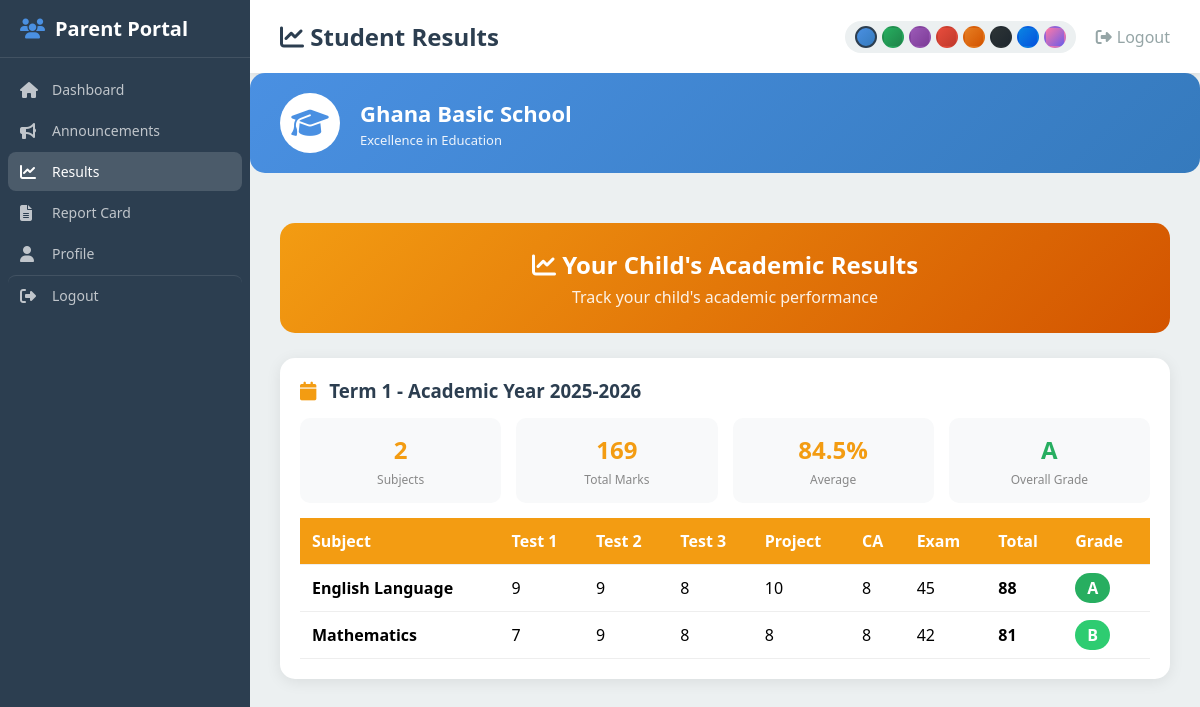
Page /parent/results.php (signed in) on the committed database.
### tables this page shows
CREATE TABLE student_assessments (
    id INT AUTO_INCREMENT PRIMARY KEY,
    student_id INT NOT NULL,
    class_id INT NOT NULL,
    subject_id INT NOT NULL,
    term VARCHAR(20) DEFAULT 'Term 1',
    academic_year VARCHAR(20) DEFAULT '2025-2026',
    test1 DECIMAL(5,2) DEFAULT 0,
    test2 DECIMAL(5,2) DEFAULT 0,
    test3 DECIMAL(5,2) DEFAULT 0,
    project DECIMAL(5,2) DEFAULT 0,
    class_assessment DECIMAL(5,2) DEFAULT 0,
    exam DECIMAL(5,2) DEFAULT 0,
    grade VARCHAR(2),
    remarks VARCHAR(50),
    created_at TIMESTAMP DEFAULT CURRENT_TIMESTAMP,
    INDEX idx_student_id (student_id),
    INDEX idx_class_id (class_id),
    INDEX idx_subject_id (subject_id),
    INDEX idx_term (term),
    INDEX idx_academic_year (academic_year),
    INDEX idx_student_term_year (student_id, term, academic_year),
    UNIQUE KEY unique_assessment (student_id, subject_id, term, academic_year)
);

CREATE TABLE subjects (
    id INT AUTO_INCREMENT PRIMARY KEY,
    subject_name VARCHAR(100) NOT NULL,
    category VARCHAR(20) DEFAULT 'core',
    level VARCHAR(20) DEFAULT 'all',
    created_at TIMESTAMP DEFAULT CURRENT_TIMESTAMP,
    INDEX idx_category (category),
    INDEX idx_level (level)
);

### parent/results.php (the view, shortened to what this page needs)
<?php
require_once '../config/database.php';
$studentId = $_SESSION['parent_student_id'];
$settings = [];
$stmt = $pdo->query("SELECT * FROM school_settings");
while ($row = $stmt->fetch()) {
    $settings[$row['setting_key']] = $row['setting_value'];
}
$schoolName = $settings['school_name'] ?? 'School Management System';
$schoolLogo = $settings['school_logo'] ?? '';
$results = [];
if ($studentId) {
    $stmt = $pdo->prepare("SELECT a.*, sub.subject_name FROM student_assessments a
        LEFT JOIN subjects sub ON a.subject_id = sub.id
        WHERE a.student_id = ? ORDER BY a.term, sub.subject_name");
    $stmt->execute([$studentId]);
    $results = $stmt->fetchAll();
}
$terms = array_unique(array_column($results, 'term'));
?>
<!DOCTYPE html>
<html lang="en">
<head>
    <link rel="stylesheet" href="https://cdnjs.cloudflare.com/ajax/libs/font-awesome/6.4.0/css/all.min.css">
    <link rel="stylesheet" href="../assets/css/styles.css">
</head>
<body>
    <nav class="sidebar">
        <div class="sidebar-brand"><i class="fas fa-users"></i> Parent Portal</div>
        <ul class="sidebar-menu">
            <li><a href="index.php"><i class="fas fa-home"></i> Dashboard</a></li>
            <li><a href="announcements.php"><i class="fas fa-bullhorn"></i> Announcements</a></li>
            <li><a href="results.php" class="active"><i class="fas fa-chart-line"></i> Results</a></li>
            <li><a href="reportcard.php"><i class="fas fa-file-alt"></i> Report Card</a></li>
            <li><a href="profile.php"><i class="fas fa-user"></i> Profile</a></li>
            <li><a href="../logout.php" class="logout-link"><i class="fas fa-sign-out-alt"></i> Logout</a></li>
        </ul>
    </nav>
    <main class="main-content">
        <div class="header">
            <h1><i class="fas fa-chart-line"></i> Student Results</h1>
            <div class="header-right">
                <div class="theme-switcher">
                    <button class="theme-btn" data-theme="blue" title="Blue"></button>
                    <button class="theme-btn" data-theme="green" title="Green"></button>
                    <button class="theme-btn" data-theme="purple" title="Purple"></button>
                    <button class="theme-btn" data-theme="red" title="Red"></button>
                    <button class="theme-btn" data-theme="orange" title="Orange"></button>
                    <button class="theme-btn" data-theme="dark" title="Dark"></button>
                    <button class="theme-btn" data-theme="ocean" title="Ocean"></button>
                    <button class="theme-btn" data-theme="sunset" title="Sunset"></button>
                </div>
                <a href="../logout.php"><i class="fas fa-sign-out-alt"></i> Logout</a>
            </div>
        </div>
        <div class="school-header">
            <div class="school-logo">
                <?php if ($schoolLogo && file_exists('../assets/images/' . $schoolLogo)): ?>
                    <img src="../assets/images/<?php echo $schoolLogo; ?>" alt="School Logo">
                <?php else: ?>
                    <i class="fas fa-graduation-cap"></i>
                <?php endif; ?>
            </div>
            <div class="school-info">
                <h1><?php echo htmlspecialchars($schoolName); ?></h1>
                <p><?php echo htmlspecialchars($settings['school_tagline'] ?? ''); ?></p>
            </div>
        </div>
        <div class="content">
            <div class="portal-header" style="display: block; text-align: center;">
                <h2 style="margin: 0;"><i class="fas fa-chart-line"></i> Your Child's Academic Results</h2>
                <p style="margin: 5px 0 0 0; opacity: 0.9;">Track your child's academic performance</p>
            </div>
            <?php if (empty($results)): ?>
            <div class="result-card" style="text-align: center;">
                <p style="color: #999;">No results available yet. Scores will appear here once entered by teachers.</p>
            </div>
            <?php else: ?>
                <?php foreach ($terms as $term):
                    $termResults = array_filter($results, fn($r) => $r['term'] == $term);
                    $totalMarks = 0;
                    $count = count($termResults);
                    foreach ($termResults as $r) {
                        $totalMarks += ($r['test1'] ?? 0) + ($r['test2'] ?? 0) + ($r['test3'] ?? 0) + ($r['project'] ?? 0) + ($r['class_assessment'] ?? 0) + ($r['exam'] ?? 0);
                    }
                    $average = $count > 0 ? $totalMarks / $count : 0;
                ?>
                <div class="result-card">
                    <h3><i class="fas fa-calendar"></i> <?php echo htmlspecialchars($term); ?> - Academic Year <?php echo htmlspecialchars($termResults[0]['academic_year'] ?? '2025-2026'); ?></h3>
                    <div class="term-summary">
                        <div class="summary-item">
                            <h4><?php echo $count; ?></h4>
                            <p>Subjects</p>
                        </div>
                        <div class="summary-item">
                            <h4><?php echo number_format($totalMarks, 0); ?></h4>
                            <p>Total Marks</p>
                        </div>
                        <div class="summary-item">
                            <h4><?php echo number_format($average, 1); ?>%</h4>
                            <p>Average</p>
                        </div>
                        <div class="summary-item">
                            <h4 style="color: <?php echo $average >= 60 ? '#27ae60' : '#e74c3c'; ?>">
                                <?php echo $average >= 80 ? 'A' : ($average >= 70 ? 'B' : ($average >= 60 ? 'C' : ($average >= 50 ? 'D' : 'F'))); ?>
                            </h4>
                            <p>Overall Grade</p>
                        </div>
                    </div>
                    <table class="result-table" style="margin-top: 15px;">
                        <thead>
                            <tr>
                                <th>Subject</th>
                                <th>Test 1</th>
                                <th>Test 2</th>
                                <th>Test 3</th>
                                <th>Project</th>
                                <th>CA</th>
                                <th>Exam</th>
                                <th>Total</th>
                                <th>Grade</th>
                            </tr>
                        </thead>
                        <tbody>
                            <?php foreach ($termResults as $r):
                                $total = ($r['test1'] ?? 0) + ($r['test2'] ?? 0) + ($r['test3'] ?? 0) + ($r['project'] ?? 0) + ($r['class_assessment'] ?? 0) + ($r['exam'] ?? 0);
                                $grade = $r['grade'] ?? '';
                            ?>
                            <tr>
                                <td><strong><?php echo htmlspecialchars($r['subject_name']); ?></strong></td>
                                <td><?php echo $r['test1'] !== null ? number_format($r['test1'], 0) : '-'; ?></td>
                                <td><?php echo $r['test2'] !== null ? number_format($r['test2'], 0) : '-'; ?></td>
                                <td><?php echo $r['test3'] !== null ? number_format($r['test3'], 0) : '-'; ?></td>
                                <td><?php echo $r['project'] !== null ? number_format($r['project'], 0) : '-'; ?></td>
                                <td><?php echo $r['class_assessment'] !== null ? number_format($r['class_assessment'], 0) : '-'; ?></td>
                                <td><?php echo $r['exam'] !== null ? number_format($r['exam'], 0) : '-'; ?></td>
                                <td><strong><?php echo number_format($total, 0); ?></strong></td>
                                <td><?php if ($grade): ?><span class="grade-badge grade-<?php echo strtolower($grade[0]); ?>"><?php echo $grade; ?></span><?php endif; ?></td>
                            </tr>
                            <?php endforeach; ?>
                        </tbody>
                    </table>
                </div>
                <?php endforeach; ?>
            <?php endif; ?>
        </div>
    </main>
</body>
</html>

### parent/results.php (style rules this page uses)
.portal-header { background: linear-gradient(135deg, #f39c12, #d35400); color: white; padding: 25px 30px; border-radius: 15px; margin-bottom: 25px; }
.result-card { background: white; border-radius: 15px; padding: 20px; margin-bottom: 20px; box-shadow: 0 3px 15px rgba(0,0,0,0.08); }
.result-card h3 { margin: 0 0 15px 0; color: #2c3e50; }
.result-card h3 i { color: #f39c12; margin-right: 8px; }
.result-table { width: 100%; border-collapse: collapse; }
.result-table th { background: #f39c12; color: white; padding: 12px; text-align: left; }
.result-table td { padding: 12px; border-bottom: 1px solid #eee; }
.grade-badge { padding: 4px 12px; border-radius: 15px; color: white; font-weight: 600; }
.grade-a { background: #27ae60; }
.grade-b { background: #2ecc71; }
.term-summary { display: grid; grid-template-columns: repeat(4, 1fr); gap: 15px; margin-top: 15px; }
.summary-item { text-align: center; padding: 15px; background: #f8f9fa; border-radius: 10px; }
.summary-item h4 { margin: 0; color: #f39c12; font-size: 24px; }
.summary-item p { margin: 5px 0 0 0; color: #888; font-size: 12px; }

### rows in the picture
student_assessments: term "Term 1", academic_year "2025-2026", count "2", totalMarks "169", average "84.5", term "A", subject.subject_name "English Language", test1 "9", test2 "9", test3 "8", project "10", class_assessment "8", exam "45", total "88", grade "A"
student_assessments: subject.subject_name "Mathematics", test1 "7", test2 "9", test3 "8", project "8", class_assessment "8", exam "42", total "81", grade "B"

### other values in the picture
$schoolName "Ghana Basic School"
$settings['school_tagline'] "Excellence in Education"
